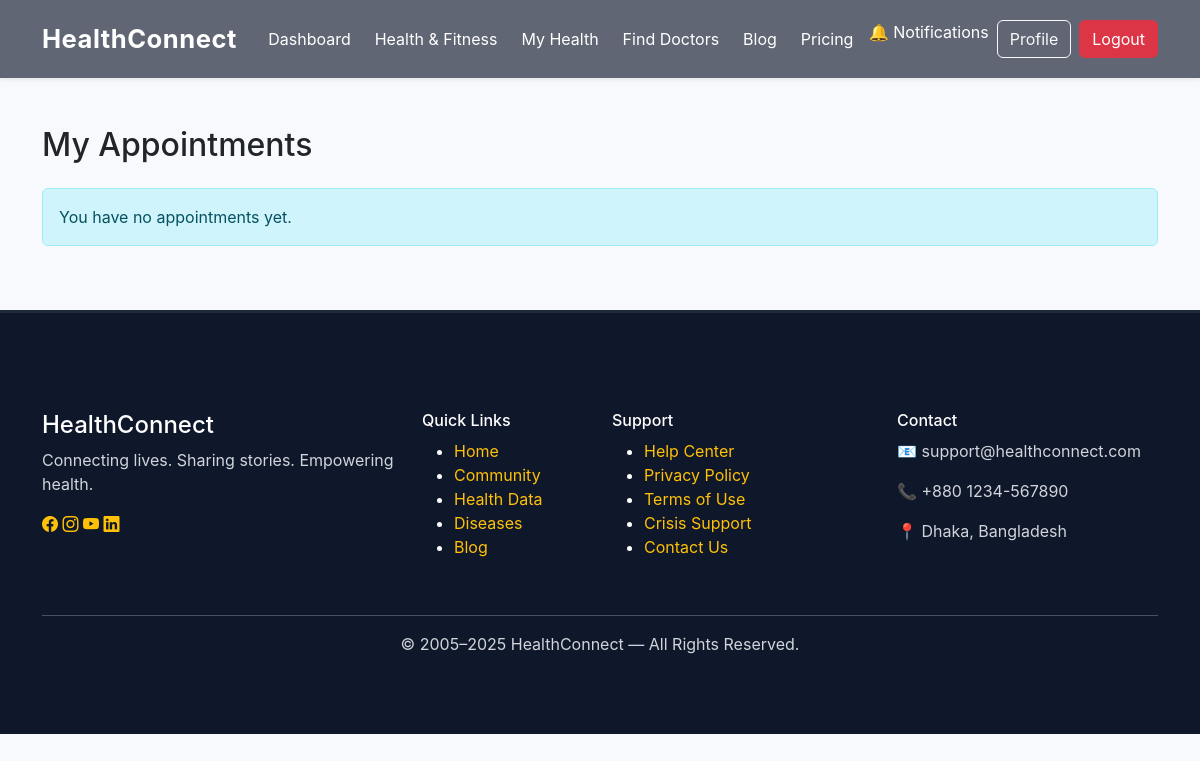
The app's page /appointments/patient/appointments/ (signed in), older data.
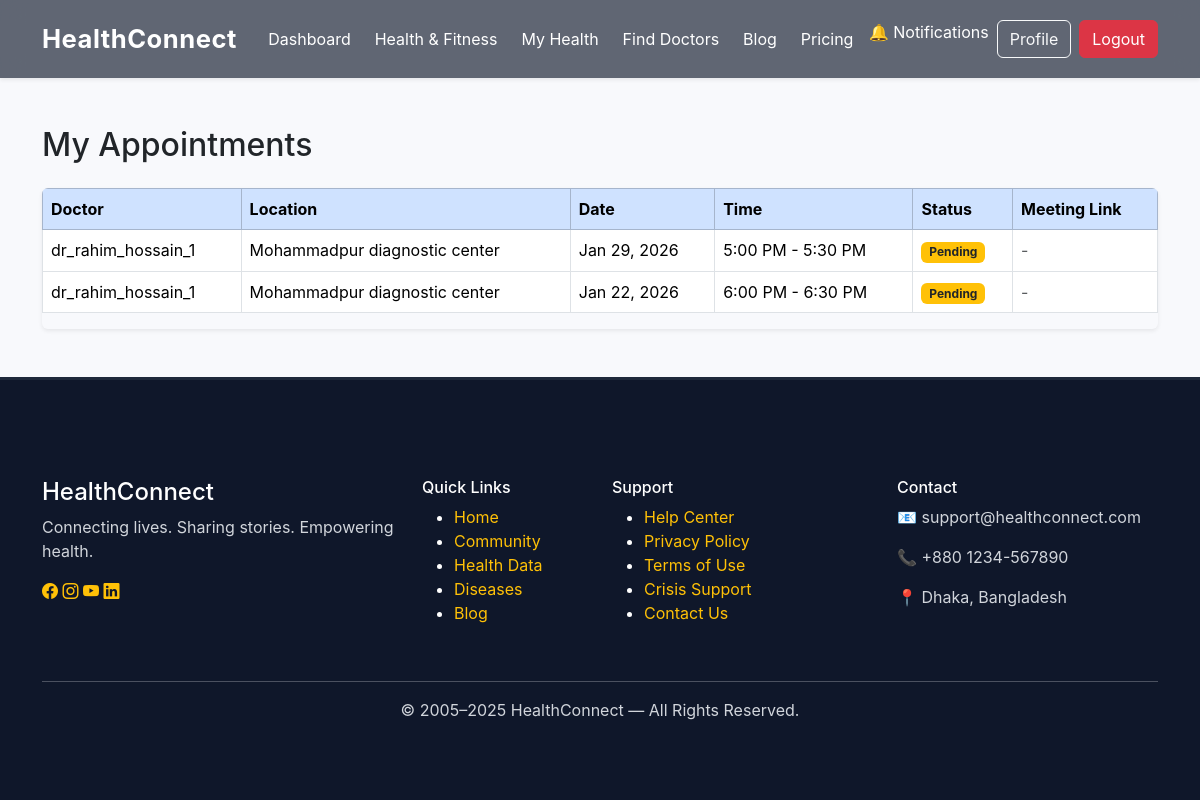
The same page, newer data.
### appointments/models.py (models this page shows, shortened)
class Appointment(models.Model):
    patient = models.ForeignKey(CustomUser, on_delete=models.CASCADE, related_name="appointments")
    doctor = models.ForeignKey(CustomUser, on_delete=models.CASCADE, related_name="doctor_appointments")
    location = models.ForeignKey(DoctorLocation, on_delete=models.CASCADE)
    date = models.DateField()
    start_time = models.TimeField()
    end_time = models.TimeField()
    status = models.CharField(max_length=20, choices=APPOINTMENT_STATUS, default="pending")
    notes = models.TextField(blank=True, null=True)
    meeting_link = models.URLField(blank=True, null=True)
    created_at = models.DateTimeField(default=timezone.now)
    class Meta:
        unique_together = ("doctor", "location", "date", "start_time")

class DoctorLocation(models.Model):
    APPOINTMENT_TYPE = (
        ("offline", "Offline"),
        ("online", "Online"),
        ("both", "Online & Offline"),
    )
    doctor = models.ForeignKey(
        settings.AUTH_USER_MODEL,
        on_delete=models.CASCADE,
        related_name="doctor_locations"
    )
    name = models.CharField(max_length=150)
    address = models.TextField()
    days = models.CharField(max_length=100, help_text="Sun,Tue,Thu")
    start_time = models.TimeField()
    end_time = models.TimeField()
    appointment_type = models.CharField(max_length=20, choices=APPOINTMENT_TYPE)

### accounts/models.py (models this page shows, shortened)
class CustomUser(AbstractUser):
    role = models.CharField(
        max_length=20,
        choices=ROLE_CHOICES,
        default="patient"
    )
    first_name = models.CharField(max_length=30, blank=False, null=False)
    last_name = models.CharField(max_length=30, blank=False, null=False)
    degrees = models.CharField(max_length=255, blank=True, null=True)  # e.g. MBBS, FCPS, MD
    position = models.CharField(max_length=100, blank=True, null=True)  # e.g. Professor & Head
    doctor_license = models.CharField(
        max_length=50,
        blank=True,
        null=True
    )
    specialization = models.ManyToManyField(
        "Specialization",
        blank=True,
        help_text="Only for doctors"
    )
    hospital_name = models.CharField(
        max_length=150,
        blank=True,
        null=True
    )
    email = models.EmailField(unique=True)
    about_me = models.TextField(blank=True, null=True)
    phone_number = models.CharField(max_length=20, blank=True, null=True)
    profile_pic = models.ImageField(
        upload_to="profiles/",
        blank=True,
        null=True,
        default="images/doctor.jpg"
    )
    token_id = models.CharField(
        max_length=12,   # Adjust for future growth
        unique=True,
        blank=True,
        editable=False
    )

### appointments/views.py (the view)
# urls.py: path("patient/appointments/", views.my_appointments, name="my_appointments"),
@login_required
def my_appointments(request):
    appointments = request.user.appointments.order_by('-created_at')
    return render(request, 'appointments/my_appointments.html', {'appointments': appointments})

### blog/context_processors.py (called while the page is built)
def unread_notifications(request):
    if request.user.is_authenticated:
        return {
            "unread_count": request.user.notifications.filter(is_read=False).count()
        }
    return {"unread_count": 0}

### appointments/templates/appointments/my_appointments.html
{% extends "base.html" %}
{% block content %}
<div class="container py-5">
  <h2 class="mb-4">My Appointments</h2>
  {% if appointments %}
    <div class="table-responsive shadow-sm rounded">
      <table class="table table-hover table-bordered align-middle">
        <thead class="table-primary">
          <tr>
            <th>Doctor</th>
            <th>Location</th>
            <th>Date</th>
            <th>Time</th>
            <th>Status</th>
            <th>Meeting Link</th>
          </tr>
        </thead>
        <tbody>
          {% for appt in appointments %}
          <tr>
            <td>{{ appt.doctor.username }}</td>
            <td>{{ appt.location.name }}</td>
            <td>{{ appt.date|date:"M d, Y" }}</td>
            <td>{{ appt.start_time|time:"g:i A" }} - {{ appt.end_time|time:"g:i A" }}</td>
            <td>
              {% if appt.status == "pending" %}
                <span class="badge bg-warning text-dark">Pending</span>
              {% elif appt.status == "confirmed" %}
                <span class="badge bg-success">Confirmed</span>
              {% elif appt.status == "completed" %}
                <span class="badge bg-secondary">Completed</span>
              {% else %}
                <span class="badge bg-danger">Cancelled</span>
              {% endif %}
            </td>
            <td>
              {% if appt.meeting_link and appt.status == "confirmed" %}
                <a href="{{ appt.meeting_link }}" target="_blank" class="btn btn-sm btn-info fw-bold">Join</a>
              {% else %}
                <span class="text-muted">-</span>
              {% endif %}
            </td>
          </tr>
          {% endfor %}
        </tbody>
      </table>
    </div>
  {% else %}
    <div class="alert alert-info mt-3">
      You have no appointments yet.
    </div>
  {% endif %}
</div>
{% endblock %}

Row changes from the older to the newer data that the page shows:
added Appointment: doctor.username "dr_rahim_hossain_1", location.name "Mohammadpur diagnostic center", date "Jan 29, 2026", start_time "5:00 PM", end_time "5:30 PM", status "Pending"
added Appointment: doctor.username "dr_rahim_hossain_1", location.name "Mohammadpur diagnostic center", date "Jan 22, 2026", start_time "6:00 PM", end_time "6:30 PM", status "Pending"
Text that changed along with them:
text no longer shown: "You have no appointments yet."
text now shown: "Doctor Location Date Time Status Meeting Link"
